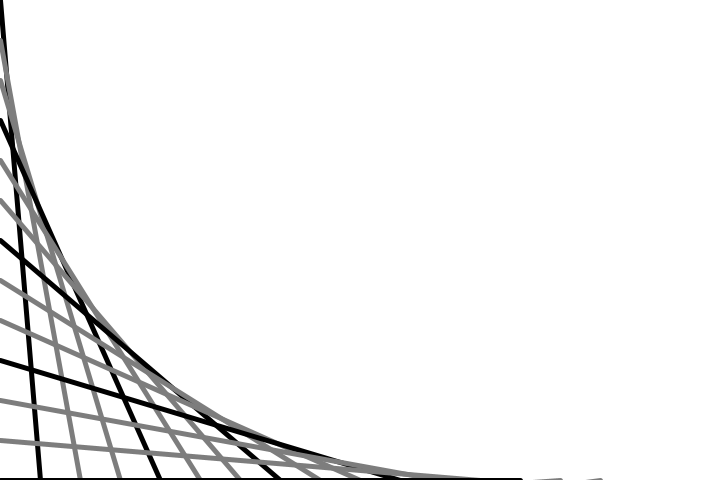
Frame 1 (no input)
Frame 60 (the mouse pressed at the canvas centre just before this capture): identical to frame 1, image omitted
Frame 120 (the mouse held since frame 60 and released just before this capture): identical to frame 1, image omitted

The Processing sketch that drew this single still picture (run headless with seeded random() and noise(); from frame 60 on, the mouse is pressed at the canvas centre):

// Processing sketch: Lines
// ── Lines.pde
void setup() 
{
	size (720, 480);
  	strokeWeight(5);
}

void draw() 
{
  	background(255);
  	stroke(128, 128, 128, 128);

  	for (int i = 0; i < 15; i ++) 
  	{
  		int spacing = 40;
  		if (i % 3 == 0)	stroke(0);
  		else 		    stroke(125);
  		line(0, i * spacing, (i * spacing) + spacing, height);
  	}
}
